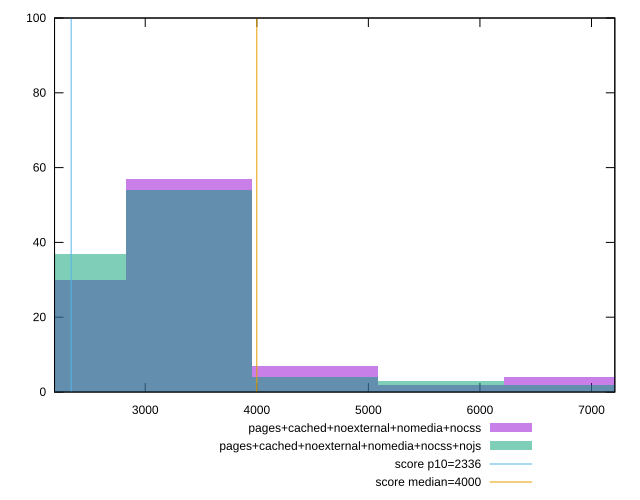

gnuplot code for this plot:
reset

$pagesCachedNoexternalNomediaNocss <<EOF
3388.247182356764 57
2258.8314549045094 30
4517.662909809019 7
6776.494364713528 4
5647.078637261274 2
EOF

$pagesCachedNoexternalNomediaNocssNojs <<EOF
3388.247182356764 54
2258.8314549045094 37
4517.662909809019 4
6776.494364713528 2
5647.078637261274 3
EOF

set key outside below
set boxwidth 1129.4157274522547
set xrange [2187.0145:7209.048999999999]
set yrange [0:100]
set trange [0:100]
set style fill transparent solid 0.5 noborder

set parametric
set terminal svg size 640, 500 enhanced background rgb 'white'
set output "reprap/first-contentful-paint/comparison/histogram/4_vs_5.svg"

plot $pagesCachedNoexternalNomediaNocss title "pages+cached+noexternal+nomedia+nocss" with boxes, \
     $pagesCachedNoexternalNomediaNocssNojs title "pages+cached+noexternal+nomedia+nocss+nojs" with boxes, \
     2336,t title "score p10=2336", \
     4000,t title "score median=4000"

reset
